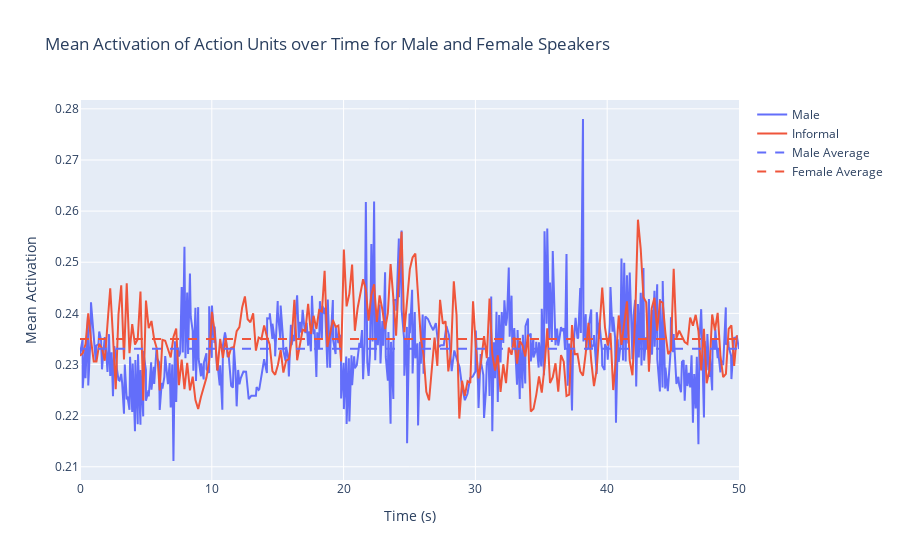

The notebook cell saved with this chart:
### Code cell
# comparing the mean activation of the action units between male and female speakers

male_mean = mean_activation(male)
female_mean = mean_activation(female)

fig = go.Figure()

fig.add_trace(go.Scatter(x=male_mean['time'], y=male_mean['value'], mode='lines', name='Male', line=dict(color=category_colors['Male'])))
fig.add_trace(go.Scatter(x=female_mean['time'], y=female_mean['value'], mode='lines', name='Informal', line=dict(color=category_colors['Female'])))

# Adding traces for the dashed lines representing the averages
fig.add_trace(go.Scatter(x=male_mean['time'], y=[male_mean['value'].mean()] * len(male_mean), 
                         mode='lines', name='Male Average', line=dict(dash='dash', color=category_colors['Male'])))
fig.add_trace(go.Scatter(x=female_mean['time'], y=[female_mean['value'].mean()] * len(female_mean), 
                         mode='lines', name='Female Average', line=dict(dash='dash', color = category_colors['Female'])))

fig.update_layout(title='Mean Activation of Action Units over Time for Male and Female Speakers',
                    xaxis_title='Time (s)',
                    yaxis_title='Mean Activation')

fig.show()

# run the T-test
tstatistic, pvalue = ttest_ind(male_mean['value'], female_mean['value'], alternative='two-sided', nan_policy='omit')
print(f'T-statistic: {tstatistic}, P-value: {pvalue.round(5)}')

### Figure 1 — Plotly figure (JSON) as saved in the notebook; plotly's stock layout.template omitted (floating-point values rounded to 4 significant figures; data arrays with more than 128 entries replaced by an {"elided": "..."} marker saying what was removed)
{"data": [{"line": {"color": "#636EFA"}, "mode": "lines", "name": "Male", "type": "scatter", "x": {"elided": "466 float values"}, "y": {"elided": "466 float values"}}, {"line": {"color": "#EF553B"}, "mode": "lines", "name": "Informal", "type": "scatter", "x": {"elided": "240 float values"}, "y": {"elided": "240 float values"}}, {"line": {"color": "#636EFA", "dash": "dash"}, "mode": "lines", "name": "Male Average", "type": "scatter", "x": {"elided": "466 float values"}, "y": {"elided": "466 float values"}}, {"line": {"color": "#EF553B", "dash": "dash"}, "mode": "lines", "name": "Female Average", "type": "scatter", "x": {"elided": "240 float values"}, "y": {"elided": "240 float values"}}], "layout": {"title": {"text": "Mean Activation of Action Units over Time for Male and Female Speakers"}, "xaxis": {"title": {"text": "Time (s)"}}, "yaxis": {"title": {"text": "Mean Activation"}}}}
